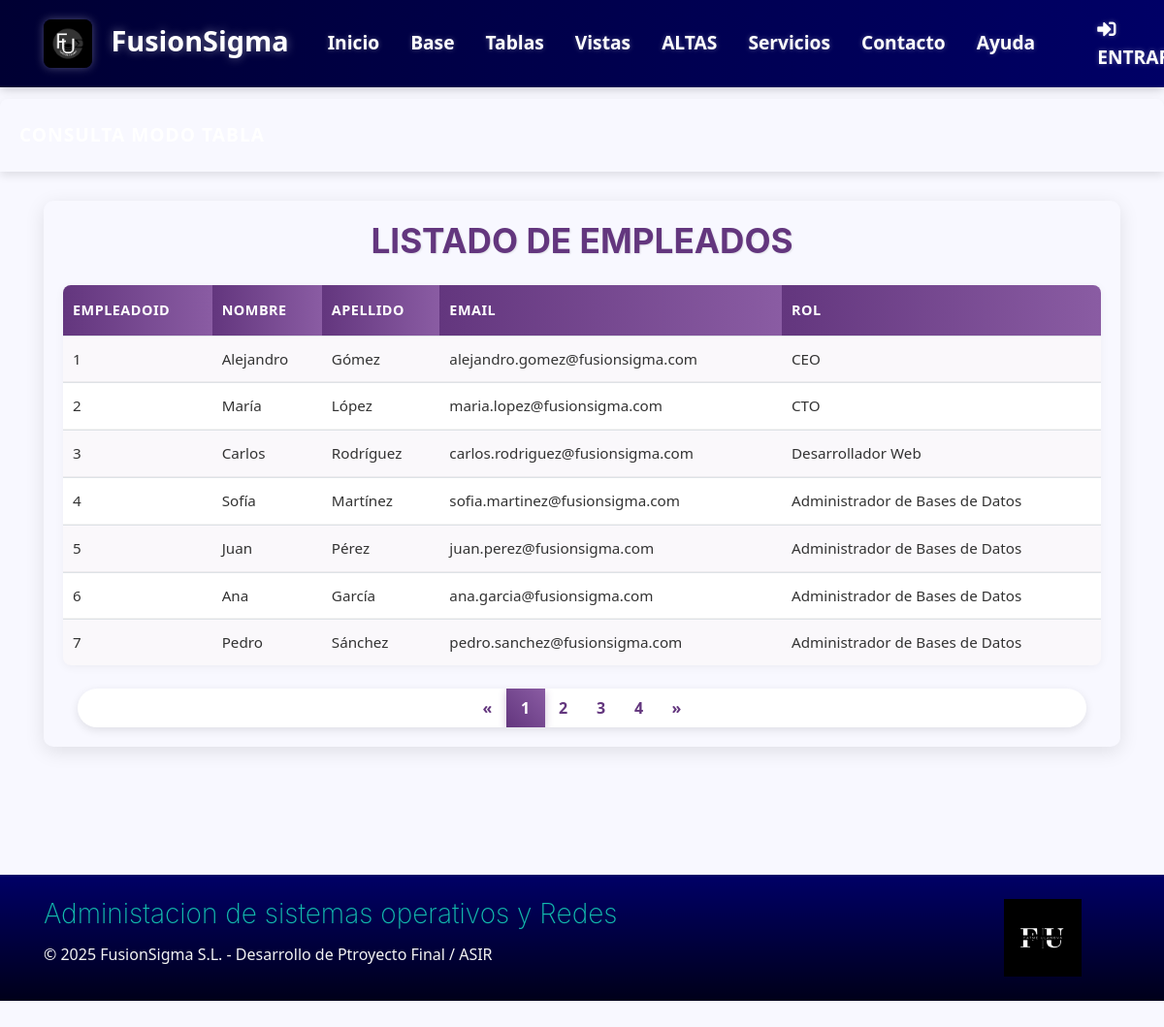
/Aplicacion-FusionSigma/fusionsigma1/T-empleado.php, run on the app's committed database.
### tables this page shows
CREATE TABLE `empleado` (
  `EmpleadoID` int(11) NOT NULL,
  `Nombre` varchar(50) DEFAULT NULL,
  `Apellido` varchar(50) DEFAULT NULL,
  `Email` varchar(100) DEFAULT NULL,
  `Rol` varchar(45) DEFAULT NULL
);

### Aplicacion-FusionSigma/fusionsigma1/T-empleado.php (the view, shortened to what this page needs)
<?php
	require_once('marcosup.php');
?>
<nav class="navbar py-2 navbar-light text-left bg-warning" id="2">
  <span class="navbar-text text-left text-dark"><b>Consulta modo tabla</b></span>
</nav>
<div class="py-3 bg-info">
    <div class="container">
        <div class="table-container">
            <div class="table-header text-center">
                <h2>LISTADO DE EMPLEADOS</h2>
            </div>
            <div class="table-content">
                <?php
                $tabla = "empleado";
                if (isset($_GET['pagina'])) {
                    $pagina = $_GET['pagina'];
                } else {
                    $pagina = 1;
                }
                $registrosPorPagina = 7;
                $inicio = ($pagina - 1) * $registrosPorPagina;
                $consultaTotal = "SELECT COUNT(*) as total FROM $tabla";
                $resultadoTotal = mysqli_query($c, $consultaTotal);
                $filaTotal = mysqli_fetch_assoc($resultadoTotal);
                $numreg = $filaTotal['total'];
                $numpag = ceil($numreg / $registrosPorPagina);
                $sentencia = "SELECT * FROM $tabla LIMIT $inicio, $registrosPorPagina";
                $resultado = mysqli_query($c, $sentencia);
                echo '<table class="table">';
                $cabeceras = mysqli_query($c, "SHOW FIELDS FROM $tabla");
                echo "<tr>";
                while ($cab = mysqli_fetch_row($cabeceras)) {
                    echo "<th>" . ucfirst($cab[0]) . "</th>";
                }
                echo "</tr>";
                while ($registro = mysqli_fetch_row($resultado)) {
                    echo "<tr>";
                    $i = 0;
                    foreach ($registro as $fila) {
                        echo "<td>$registro[$i]</td>";
                        $i++;
                    }
                    echo "</tr>";
                }
                echo "</table>";
                if ($pagina == 1) {
                    $anterior = 1;
                } else {
                    $anterior = $pagina - 1;
                }
                if ($pagina == $numpag) {
                    $siguiente = $pagina;
                } else {
                    $siguiente = $pagina + 1;
                }
                echo "<div class='col-md-12 text-center'>";
                echo '<ul class="pagination justify-content-center ">';
                echo '	<li class="page-item ">';
                echo '	  <a class="page-link" href="T-empleado.php?pagina='.$anterior.'">&laquo;</a>';
                echo '	</li>';
                for ($i = 1; $i <= $numpag; $i++) {
                    if ($i == $pagina) {
                        echo '	<li class="page-item active">';
                        echo '	  <a class="page-link" href="T-empleado.php?pagina='.$i.'">'.$i.'</a>';
                        echo '	</li>';
                    } else {
                        echo '	<li class="page-item"><a class="page-link" href="T-empleado.php?pagina='.$i.'">'.$i.'</a></li>';
                    }
                }
                echo '	<li class="page-item ">';
                echo '	  <a class="page-link" href="T-empleado.php?pagina='.$siguiente.'">&raquo;</a>';
                echo '	</li>';
                echo '  </ul>';
                echo '</div>';
                ?>
            </div>
        </div>
    </div>
</div>
<?php
  require_once('marcoinf.php');
?>

### Aplicacion-FusionSigma/fusionsigma1/marcosup.php (style rules this page uses)
:root { --primary: #63367e; --primary-dark: #4a2861; --primary-light: #8a5ca3; --secondary: #e6d7b9; --secondary-dark: #d1c3a7; --secondary-light: #f5ebd9; --accent: #4f70ce; --text-dark: #333; --text-light: #f3f3f3; --background: #F8F8FF; }
body { padding-top: 70px; min-height: 100vh; background-color: var(--background); color: var(--text-dark); font-family: 'Segoe UI', Tahoma, Geneva, Verdana, sans-serif; }
.navbar { background: linear-gradient(to right, #000033, #000066) !important; box-shadow: 0 2px 10px rgba(0, 0, 0, 0.2); transition: all 0.3s ease; }
.navbar { min-height: 70px; padding: 0.5rem 1rem; }

### Aplicacion-FusionSigma/fusionsigma1/T-empleado.php (style rules this page uses)
.table-container { background-color: #F8F8FF; border-radius: 10px; box-shadow: 0 5px 20px rgba(0, 0, 0, 0.1); padding: 20px; margin-bottom: 30px; }
.table-header { margin-bottom: 25px; }
.table-header h2 { color: #63367e; font-size: 2.2rem; font-weight: 700; text-shadow: 1px 1px 2px rgba(0, 0, 0, 0.1); margin-bottom: 10px; }
.table { width: 100%; border-collapse: separate; border-spacing: 0; background-color: white; border-radius: 8px; overflow: hidden; box-shadow: 0 2px 10px rgba(0, 0, 0, 0.05); }
.table tr:nth-child(even) { background-color: rgba(99, 54, 126, 0.03); }
.table th { background: linear-gradient(to right, #63367e, #8a5ca3); color: white; font-weight: 600; text-transform: uppercase; padding: 15px 10px; font-size: 0.9rem; letter-spacing: 0.5px; border: none; text-align: left; }
.table td { padding: 12px 10px; border-bottom: 1px solid rgba(0, 0, 0, 0.05); color: #333; font-size: 0.95rem; }
.table tr:last-child td { border-bottom: none; }
.pagination { display: flex; list-style: none; padding: 0; margin: 20px 0 0; justify-content: center; border-radius: 50px; box-shadow: 0 3px 10px rgba(0, 0, 0, 0.1); overflow: hidden; background-color: white; }
.page-item { margin: 0; }
.page-link { display: flex; align-items: center; justify-content: center; min-width: 40px; height: 40px; padding: 5px 10px; color: #63367e; background-color: white; border: none; font-weight: 600; transition: all 0.3s ease; }
.page-item:first-child .page-link { border-top-left-radius: 50px; border-bottom-left-radius: 50px; }
.page-item:last-child .page-link { border-top-right-radius: 50px; border-bottom-right-radius: 50px; }
.page-item.active .page-link { background: linear-gradient(45deg, #63367e, #8a5ca3); color: white; box-shadow: 0 3px 8px rgba(99, 54, 126, 0.3); }
.py-3.bg-info { background: linear-gradient(135deg, #F8F8FF, #f0f0ff) !important; min-height: 600px; padding: 30px 0 !important; background-image: none !important; }
.navbar.py-2.navbar-light { background: linear-gradient(to right, #63367e, #8a5ca3) !important; border-radius: 8px 8px 0 0; padding: 15px 20px !important; margin-bottom: 0; box-shadow: 0 4px 10px rgba(0, 0, 0, 0.1); background-image: none !important; }
.navbar-text { color: white !important; font-size: 1.2rem; font-weight: 600; text-transform: uppercase; letter-spacing: 1px; }
.navbar-text b { font-weight: 600; }

### Aplicacion-FusionSigma/fusionsigma1/marcoinf.php (style rules this page uses)
.navbar { min-height: 70px; padding: 0.5rem 1rem; }

### data on the page
empleado: EmpleadoID "1", Nombre "Alejandro", Apellido "Gómez", Email "alejandro.gomez@fusionsigma.com", Rol "CEO"
empleado: EmpleadoID "2", Nombre "María", Apellido "López", Email "maria.lopez@fusionsigma.com", Rol "CTO"
empleado: EmpleadoID "3", Nombre "Carlos", Apellido "Rodríguez", Email "carlos.rodriguez@fusionsigma.com", Rol "Desarrollador Web"
empleado: EmpleadoID "4", Nombre "Sofía", Apellido "Martínez", Email "sofia.martinez@fusionsigma.com", Rol "Administrador de Bases de Datos"
empleado: EmpleadoID "5", Nombre "Juan", Apellido "Pérez", Email "juan.perez@fusionsigma.com", Rol "Administrador de Bases de Datos"
empleado: EmpleadoID "6", Nombre "Ana", Apellido "García", Email "ana.garcia@fusionsigma.com", Rol "Administrador de Bases de Datos"
empleado: EmpleadoID "7", Nombre "Pedro", Apellido "Sánchez", Email "pedro.sanchez@fusionsigma.com", Rol "Administrador de Bases de Datos"

### other printed values
$cab[0] "EMPLEADOID"
$cab[0] "NOMBRE"
$cab[0] "APELLIDO"
$cab[0] "EMAIL"
$cab[0] "ROL"
